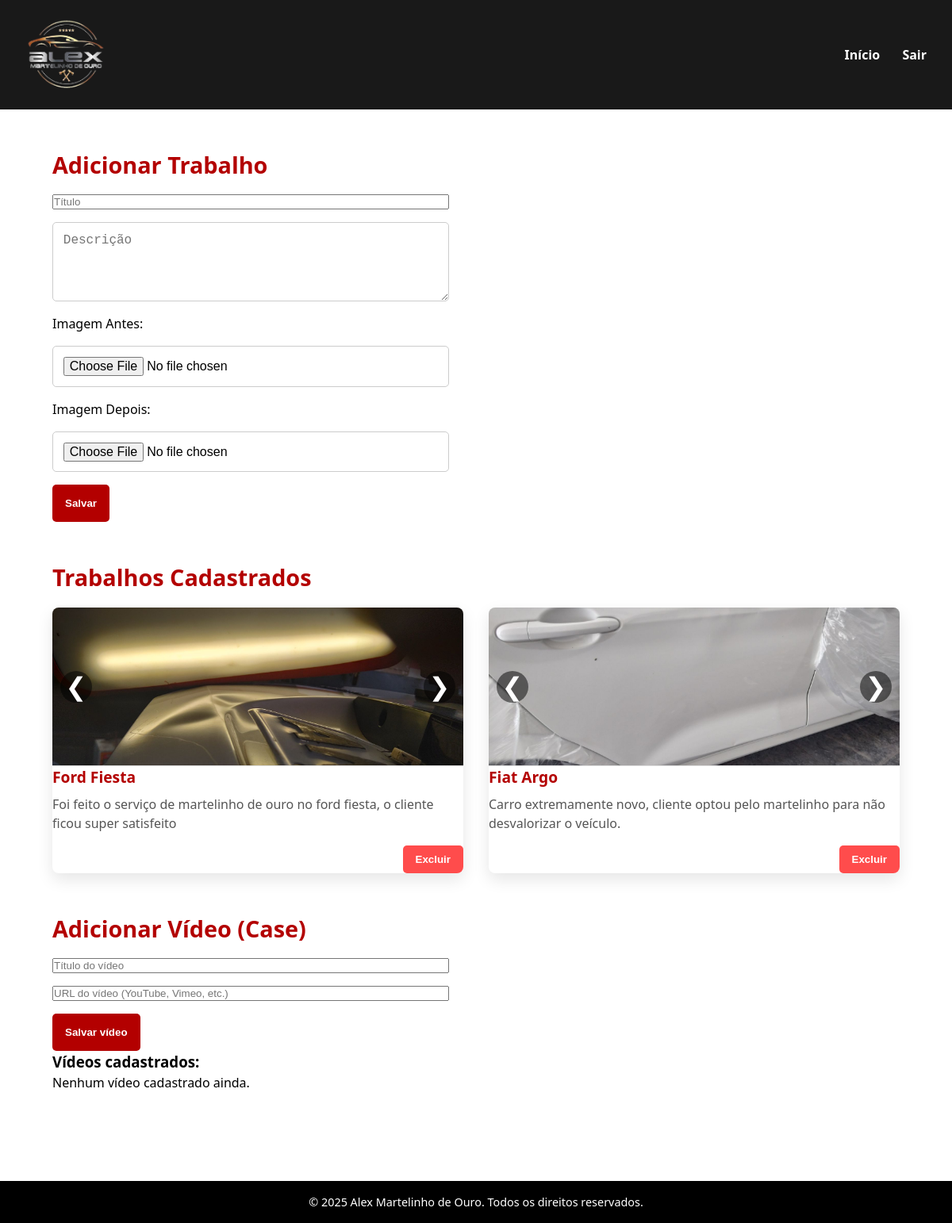
Screenshot of /admin/dashboard (signed in) with the database file from the repository.
### tables this page shows
CREATE TABLE trabalhos (
            id INTEGER PRIMARY KEY AUTOINCREMENT,
            titulo TEXT,
            descricao TEXT,
            imagem_antes TEXT,
            imagem_depois TEXT
        );

### app.py (the view, shortened to what this page needs)
@app.route('/admin/dashboard', methods=['GET', 'POST'])
def admin_dashboard():
    if not is_logged_in():
        return redirect(url_for('admin_login'))
    conn = sqlite3.connect('database/site.db')
    cursor = conn.cursor()
    cursor.execute('SELECT * FROM trabalhos')
    trabalhos = cursor.fetchall()
    cursor.execute('SELECT * FROM videos')
    videos = cursor.fetchall()
    conn.close()
    return render_template('admin_dashboard.html', trabalhos=trabalhos, videos=videos)

### app.py (called while the page is built)
def is_logged_in():
    return session.get('logged_in')

### templates/admin_dashboard.html (shortened to what this page needs)
<!DOCTYPE html>
<html lang="pt-BR">
<head>
  <link rel="stylesheet" href="/static/css/style-admin.css" />
</head>
<body class="admin-body">
  <header class="topbar">
    <a href="/" class="logo">
      <img src="/static/img/logo.png" alt="Alex Martelinho de Ouro" />
    </a>
    <nav class="nav">
      <a href="/">Início</a>
      <a href="/admin/logout" class="btn-sair">Sair</a>
    </nav>
  </header>
  <main class="admin-main">
    <section class="admin-section section-alt1">
      <h2>Adicionar Trabalho</h2>
      <form method="POST" enctype="multipart/form-data" class="admin-form">
        <input name="titulo" placeholder="Título" required />
        <textarea name="descricao" placeholder="Descrição" required></textarea>
        <label>Imagem Antes:</label>
        <input type="file" name="antes" accept="image/*" required />
        <label>Imagem Depois:</label>
        <input type="file" name="depois" accept="image/*" required />
        <button type="submit" class="btn-primary">Salvar</button>
      </form>
    </section>
    <section class="admin-section section-alt2">
      <h2>Trabalhos Cadastrados</h2>
      {% if trabalhos %}
        <div class="grid">
          {% for t in trabalhos %}
            <div class="card">
              <div class="slider">
                <img src="/static/uploads/{{ t[3] }}" class="before" alt="Antes: {{ t[1] }}" />
                <button class="prev" aria-label="Mostrar Antes">&#10094;</button>
                <button class="next" aria-label="Mostrar Depois">&#10095;</button>
              </div>
              <h3>{{ t[1] }}</h3>
              <p>{{ t[2] }}</p>
              <form action="{{ url_for('delete_trabalho', id=t[0]) }}" method="post" onsubmit="return confirm('Deseja mesmo excluir este trabalho?');">
                <button type="submit" class="btn-delete">Excluir</button>
              </form>
            </div>
          {% endfor %}
        </div>
      {% else %}
        <p>Nenhum trabalho cadastrado ainda.</p>
      {% endif %}
    </section>
    <section class="admin-section section-alt1">
      <h2>Adicionar Vídeo (Case)</h2>
      <form action="/admin/add_video" method="POST" enctype="multipart/form-data" class="admin-form">
        <input name="titulo" placeholder="Título do vídeo" required />
        <input name="url" placeholder="URL do vídeo (YouTube, Vimeo, etc.)" required />
        <button type="submit" class="btn-primary">Salvar vídeo</button>
      </form>
      <h3>Vídeos cadastrados:</h3>
      {% if videos %}
        <ul class="video-list">
          {% for v in videos %}
            <li>
              <strong>{{ v[1] }}</strong><br/>
              <iframe width="320" height="240" src="{{ v[2] }}" frameborder="0" allowfullscreen></iframe>
              <form action="{{ url_for('delete_video', id=v[0]) }}" method="post" onsubmit="return confirm('Deseja excluir este vídeo?');">
                <button type="submit" class="btn-delete">Excluir</button>
              </form>
            </li>
          {% endfor %}
        </ul>
      {% else %}
        <p>Nenhum vídeo cadastrado ainda.</p>
      {% endif %}
    </section>
  </main>
  <footer>
    <p>© 2025 Alex Martelinho de Ouro. Todos os direitos reservados.</p>
  </footer>
</body>
</html>

### static/css/style-admin.css (style rules this page uses)
:root { --red: #b30000; --black: #000; --white: #fff; }
* { margin: 0; padding: 0; box-sizing: border-box; }
body.admin-body { font-family: 'Segoe UI', Tahoma, Geneva, Verdana, sans-serif; background: var(--white); color: var(--black); line-height: 1.5; }
.topbar { background: rgba(0, 0, 0, 0.9); backdrop-filter: blur(8px); padding: 1rem 2rem; display: flex; justify-content: space-between; align-items: center; position: sticky; top: 0; z-index: 1000; }
.logo img { height: 100px; width: 100px; }
.nav a { color: var(--white); margin-left: 1.5rem; text-decoration: none; font-weight: 600; transition: color 0.3s ease; }
.admin-main { max-width: 1100px; margin: 2rem auto; padding: 1rem; }
.admin-section { margin-bottom: 3rem; }
.admin-section h2 { margin-bottom: 1rem; font-size: 1.8rem; font-weight: 600; color: var(--red); }
.admin-form { display: flex; flex-direction: column; gap: 1rem; max-width: 500px; }
.admin-form input[type="text"], .admin-form input[type="file"], .admin-form textarea { padding: 0.8rem; border-radius: 5px; border: 1px solid #ccc; font-size: 1rem; resize: vertical; }
.admin-form textarea { min-height: 100px; }
.btn-primary { background: var(--red); color: var(--white); border: none; padding: 1rem; font-weight: 600; cursor: pointer; border-radius: 5px; transition: background-color 0.3s ease; width: fit-content; }
.grid { display: grid; grid-template-columns: repeat(auto-fit, minmax(280px, 1fr)); gap: 2rem; max-width: 1100px; margin: 0 auto; }
.card { background: var(--white); border-radius: 8px; box-shadow: 0 8px 20px rgba(0, 0, 0, 0.1); overflow: hidden; position: relative; display: flex; flex-direction: column; }
.card img, .card video { width: 100%; height: 200px; object-fit: cover; border-bottom: 1px solid #ddd; }
.card h3 { font-size: 1.2rem; margin-bottom: 0.5rem; color: var(--red); }
.card p { color: #555; flex-grow: 1; }
.card form { margin-top: 1rem; text-align: right; }
.btn-delete { background: #ff4c4c; border: none; color: var(--white); padding: 0.6rem 1rem; cursor: pointer; border-radius: 5px; font-weight: 600; transition: background-color 0.3s ease; }
.slider { position: relative; width: 100%; height: 200px; overflow: hidden; }
.slider img { width: 100%; height: 200px; object-fit: cover; position: absolute; top: 0; left: 0; transition: opacity 0.5s ease; }
.slider button.prev, .slider button.next { position: absolute; top: 50%; transform: translateY(-50%); background: rgba(0, 0, 0, 0.5); color: var(--white); border: none; font-size: 2rem; width: 40px; height: 40px; cursor: pointer; border-radius: 50%; user-select: none; z-index: 10; }
.slider button.prev { left: 10px; }
.slider button.next { right: 10px; }
footer { background: var(--black); color: var(--white); text-align: center; padding: 1rem 2rem; font-size: 0.9rem; margin-top: 3rem; }

### rows the page displays
trabalhos: imagem_antes (picture), titulo "Ford Fiesta", descricao "Foi feito o serviço de martelinho de ouro no ford fiesta, o cliente ficou super satisfeito"
trabalhos: imagem_antes (picture), titulo "Fiat Argo", descricao "Carro extremamente novo, cliente optou pelo martelinho para não desvalorizar o veículo."
